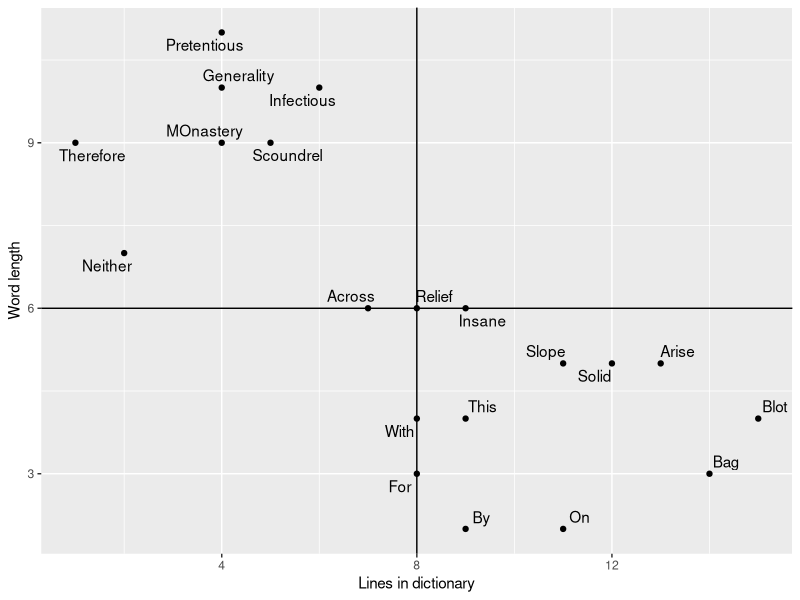
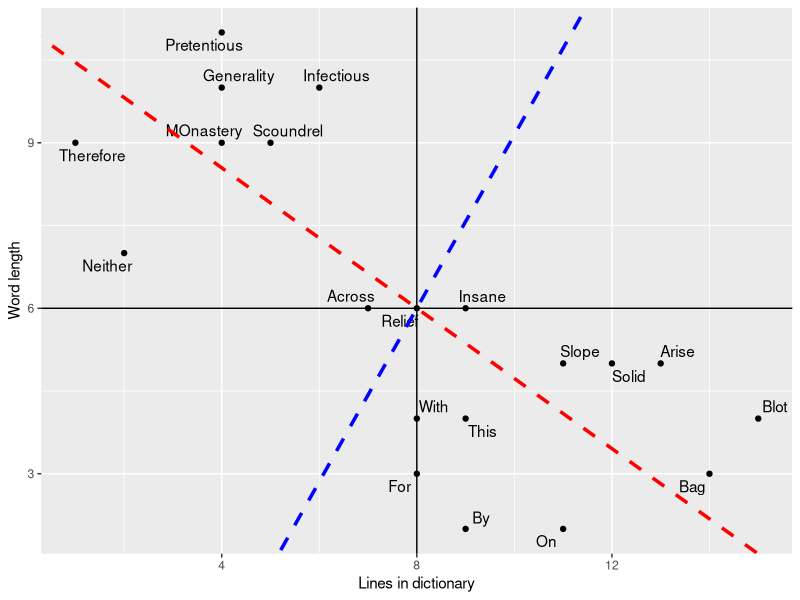
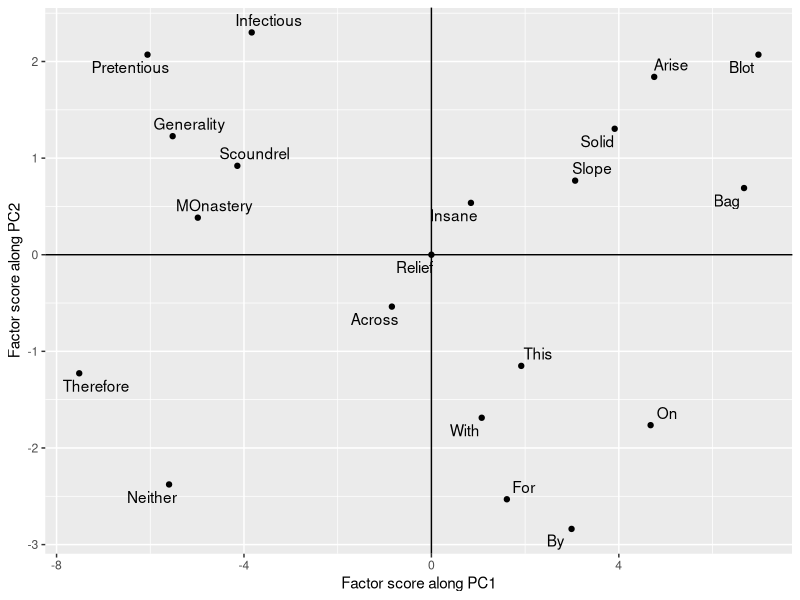
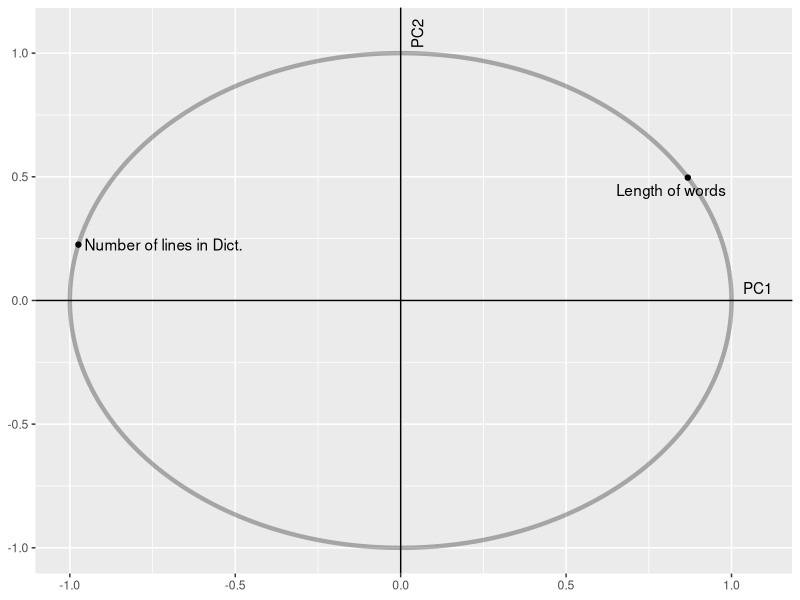
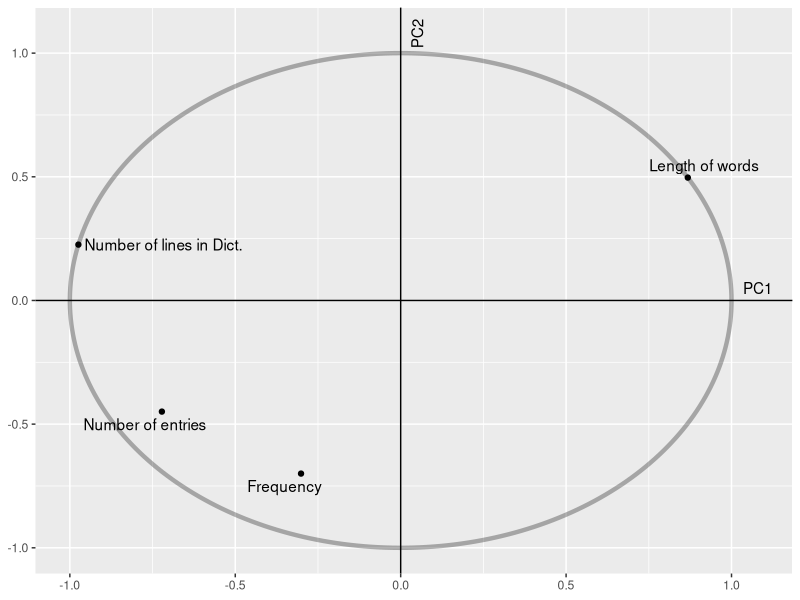
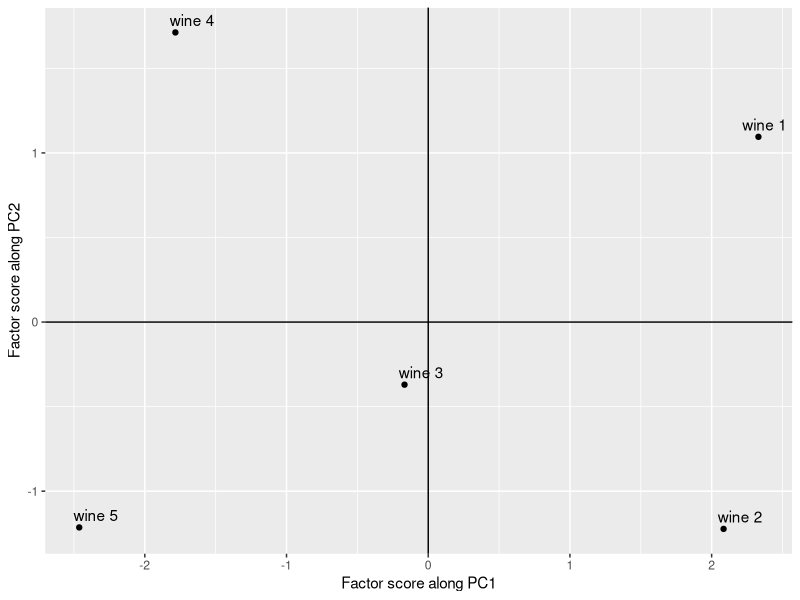
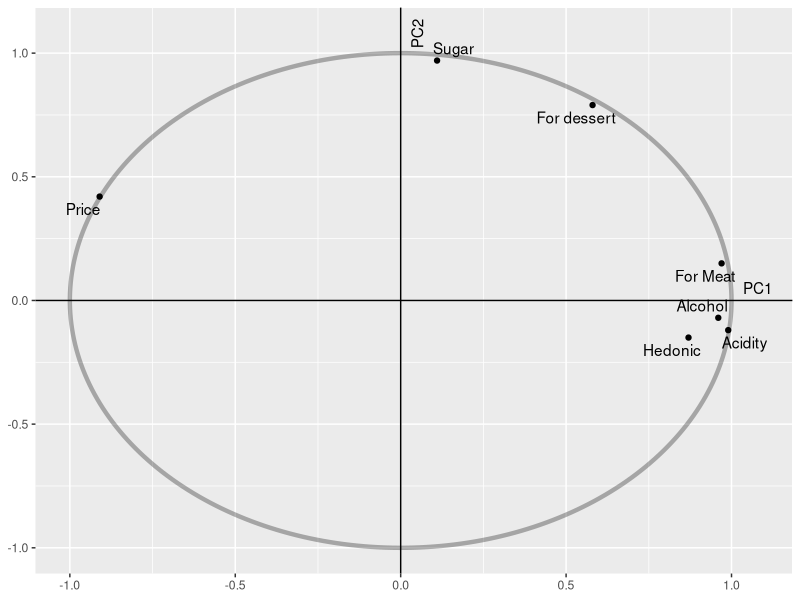
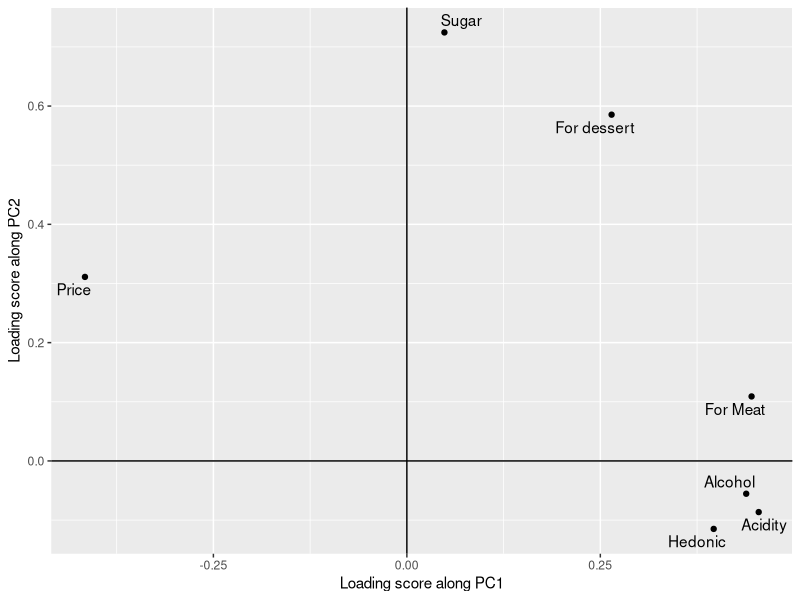

Recreate these plots in R, in order.
## ---- chunk 1
library(ggplot2)
library(ggrepel)
## ---- chunk 2
# Table 1
# Load data
(words = read.csv("pca_abdi_words.csv",header = T))
(words_centered = scale(words[,2:3],scale = F)) # Removing the first column
## ---- chunk 3
pca_words_cov = prcomp(words[,2:3],scale = F) # cov stands for Covariance PCA
factor_scores_words = pca_words_cov$x
round(factor_scores_words,2)
## ---- chunk 4
#  It can also be checked that both the principal components are orthogonal.
sum(factor_scores_words[,1]*factor_scores_words[,2]) # PCs are orthogonal
## ---- chunk 5
round(factor_scores_words[,1]^2/sum(factor_scores_words[,1]^2)*100,2)
round(factor_scores_words[,2]^2/sum(factor_scores_words[,2]^2)*100,2)
## ---- chunk 6
round(factor_scores_words^2/matrix(rep(colSums(factor_scores_words^2),nrow(words)),ncol = 2,byrow = T)*100,2)
## ---- chunk 7
(dist = rowSums(factor_scores_words^2))
## ---- chunk 8
(sq_cos = round(factor_scores_words^2/rowSums(factor_scores_words^2)*100))
## ---- chunk 9
# Figue 1
p = ggplot(words,aes(x = Lines_in_dict,y = Word_length,label = Words))+
  geom_point()+ geom_text_repel()+ 
  geom_hline(yintercept = 6)+geom_vline(xintercept = 8)+
  labs(x = "Lines in dictionary",y = "Word length")
print(p)
# Show directions of PCs
# Note that intercept argument in geom_abline considers the line to be at the origin. In our case the data are mean shifted.
# So we have to adjust the intercept taking new origin into consideration. These adjustments have been made below.
slope1 = pca_words_cov$rotation[1,1]/pca_words_cov$rotation[2,1] # Slope of first PC
slope2 = pca_words_cov$rotation[1,2]/pca_words_cov$rotation[2,2] # Slope of second PC
(new_origin = c(mean(words$Lines_in_dict),mean(words$Word_length)))
intercept1 = 6 - slope1*8
intercept2 = 6 - slope2*8
p+geom_abline(slope = slope1,intercept = intercept1,linetype = "dashed",size = 1.2,col = "red")+
  geom_abline(slope = slope2,intercept = intercept2,linetype = "dashed",size = 1.2,col = "blue")
## ---- chunk 10
ggplot(as.data.frame(pca_words_cov$x),aes(-pca_words_cov$x[,1],pca_words_cov$x[,2],label = words$Words))+
  geom_point()+geom_text_repel()+geom_hline(yintercept = 0)+geom_vline(xintercept = 0)+
  xlab("Factor score along PC1")+ylab("Factor score along PC2")
## ---- chunk 11
sur = c(3,12) # It has 3 letter and 12 lines of dictionary entry
(sur_centered = sur - colMeans(words[,2:3]))
(factor_scores_sur = round(sur_centered %*% pca_words_cov$rotation,2))
## ---- chunk 12
(total_var_before = round(sum(diag(var(words_centered))),3))
## ---- chunk 13
(total_var_after = round(sum(diag(var(pca_words_cov$x))),3))
## ---- chunk 14
# Correlation between PCs and original variables
(cor(pca_words_cov$x,words_centered))
## ---- chunk 15
(cor(pca_words_cov$x,words_centered)^2)
## ---- chunk 16
colSums((cor(pca_words_cov$x,words_centered)^2))
## ---- chunk 17
(loading_matrix = pca_words_cov$rotation)
## ---- chunk 18
# Supplementary variable (Table 4)
Frequency = c(8,230,700,1,500,1,9,2,1,700,7,1,4,500,900,3,1,10,1,1)
Num_entries = c(6,3,12,2,7,1,1,6,1,5,2,1,5,9,7,1,1,4,4,2)
supp_data = data.frame(Frequency,Num_entries) # Supplementary data
supp_data
## ---- chunk 19
supp_data_cent = scale(supp_data,scale = F) # Centered supplementary data
## ---- chunk 20
(corr_score_supp = round(cor(pca_words_cov$x,supp_data),4))
## ---- chunk 21
(round(cor(pca_words_cov$x,supp_data_cent),4))
## ---- chunk 22
(round(cor(pca_words_cov$x,supp_data_cent)^2,4))
## ---- chunk 23
(round(colSums(cor(pca_words_cov$x,supp_data_cent)^2),4))
## ---- chunk 24
# First plot correlation circle
x = seq(0,2*pi,length.out = 300)
circle = ggplot() + geom_path(data = data.frame(a = cos(x),b = sin(x)),
                     aes(cos(x),sin(x)),alpha = 0.3, size = 1.5)+
            geom_hline(yintercept = 0)+geom_vline(xintercept = 0)+
  annotate("text",x = c(1.08,0.05),y = c(0.05,1.08),label = c("PC1","PC2"),angle = c(0,90))+
            xlab(NULL)+ylab(NULL)
# Plotting original variables
cor_score = as.data.frame(cor(words_centered,pca_words_cov$x))
variable_plot_original = circle + geom_point(data = cor_score,  aes(cor_score[,1],cor_score[,2]))+
  geom_text_repel(aes(cor_score[,1],cor_score[,2],
                      label = c("Length of words","Number of lines in Dict."))) 
print(variable_plot_original)
## ---- chunk 25
variable_plot_original+
  geom_point(data = as.data.frame(corr_score_supp),
             aes(corr_score_supp[,1],corr_score_supp[,2]))+
  geom_text_repel(aes(corr_score_supp[,1],corr_score_supp[,2],
                      label = c("Frequency","Number of entries"))) 
## ---- chunk 26
# Table 6
(wine = read.csv("pca_abdi_wine.csv",header = T))
pca_wine_cor = prcomp(wine[2:8],scale = T)
ggplot(as.data.frame(pca_wine_cor$x),aes(x = pca_wine_cor$x[,1],y =  pca_wine_cor$x[,2], label = paste0("wine ",1:5)))+
  geom_point()+geom_text_repel()+ geom_vline(xintercept = 0)+ geom_hline(yintercept = 0)+
  xlab("Factor score along PC1")+ylab("Factor score along PC2")
## ---- chunk 27
# Table 7
(pca_wine_cor$x[,1:2])
## ---- chunk 28
round(pca_wine_cor$x[,1:2]^2/matrix(rep(colSums(pca_wine_cor$x[,1:2]^2),nrow(wine)),ncol = 2,byrow = T)*100,2)
## ---- chunk 29
(sq_cos = round(pca_wine_cor$x[,1:2]^2/rowSums(pca_wine_cor$x^2)*100))
## ---- chunk 30
(round(pca_wine_cor$rotation[,1:2],2))
## ---- chunk 31
(corr_score_wine = round(cor(pca_wine_cor$x,wine[,2:8])[1:2,],2))
## ---- chunk 32
# Figure 6
corr_score_wine = t(corr_score_wine)
circle + 
  geom_point(data = as.data.frame(corr_score_wine),
             aes(corr_score_wine[,1],corr_score_wine[,2]))+
  geom_text_repel(aes(corr_score_wine[,1],corr_score_wine[,2],
                      label = c("Hedonic","For Meat","For dessert","Price","Sugar","Alcohol","Acidity")))
## ---- chunk 33
(round(pca_wine_cor$rotation[,1:2],2))
## ---- chunk 34
rotated_loading_scores = varimax(pca_wine_cor$rotation[,1:2])
## ---- chunk 35
# Table 10
(round(rotated_loading_scores$loadings[,1:2],2))
## ---- chunk 36
(round(pca_wine_cor$rotation[,1:2] %*% rotated_loading_scores$rotmat,2))
## ---- chunk 37
#Figure 7
ggplot(as.data.frame(pca_wine_cor$rotation[,1:2]),aes(x = pca_wine_cor$rotation[,1],y = pca_wine_cor$rotation[,2],
                                                      label = c("Hedonic","For Meat","For dessert","Price","Sugar","Alcohol","Acidity")))+
  geom_point()+geom_text_repel()+geom_hline(yintercept = 0)+geom_vline(xintercept = 0)+
  xlab("Loading score along PC1")+ylab("Loading score along PC2")
## ---- chunk 38
ggplot(as.data.frame(rotated_loading_scores$loadings[,1:2]),
                     aes(x = rotated_loading_scores$loadings[,1],
                         y = rotated_loading_scores$loadings[,2],
                         label = c("Hedonic","For Meat","For dessert","Price","Sugar","Alcohol","Acidity")))+
  geom_point()+geom_text_repel()+geom_hline(yintercept = 0)+geom_vline(xintercept = 0)+
    xlab("Loading score along PC1 after rotation")+
    ylab("Loading score along PC2 after rotation")
## ---- chunk 39
# Load data (Table 11) 
(food = read.csv("pca_abdi_food.csv",header = T))
pca_food_cov = prcomp(food[,3:9],scale = F)
## ---- chunk 40
# Table 12
(factor_scores_food = round(pca_food_cov$x[,1:2],2))
## ---- chunk 41
round(pca_food_cov$x[,1:2]^2/matrix(rep(colSums(pca_food_cov$x[,1:2]^2),nrow(food)),ncol = 2,byrow = T)*100,2)
dist = pca_food_cov$x[,1]^2+pca_food_cov$x[,2]^2
## ---- chunk 42
(sq_cos = round(pca_food_cov$x[,1:2]^2/rowSums(pca_food_cov$x^2)*100))
## ---- chunk 43
# Table 13
(round(pca_food_cov$rotation[,1:2]^2,2))
## ---- chunk 44
(corr_score_food = round((cor(pca_food_cov$x,food[,3:9])[1:2,]),2))
## ---- chunk 45
(round((cor(pca_food_cov$x,food[,3:9])[1:2,])^2,2))
## ---- chunk 46
# Figure 9
corr_score_food = t(corr_score_food)
circle + geom_point(data = as.data.frame(corr_score_food), 
                    aes(x = corr_score_food[,1],y = corr_score_food[,2]))+
  geom_text_repel(data = as.data.frame(corr_score_food), 
                  aes(x = corr_score_food[,1],y = corr_score_food[,2],
                      label = c("Bread","Vegetables","Fruit","Meat","Poultry","Milk","Wine")))
## ---- chunk 47
## Table 14
cent_food = food[,3:9]-matrix(rep(colMeans(food[,3:9]),times = 12),nrow = 12,
                              byrow = T)
svd_food = svd(cent_food)
(Eigenvalues = (svd_food$d)^2)
## ---- chunk 48
(round(Eigenvalues/sum(Eigenvalues),2))
## ---- chunk 49
(round(cumsum(Eigenvalues),2))
## ---- chunk 50
(round(cumsum(Eigenvalues)/sum(Eigenvalues),2))
## ---- chunk 51
RESS = array(rep(0,7))
for (i in 1:7){
  RESS[i] = sum(Eigenvalues)-sum(Eigenvalues[1:i])
}
RESS
## ---- chunk 52
round(RESS/sum(Eigenvalues),2)
